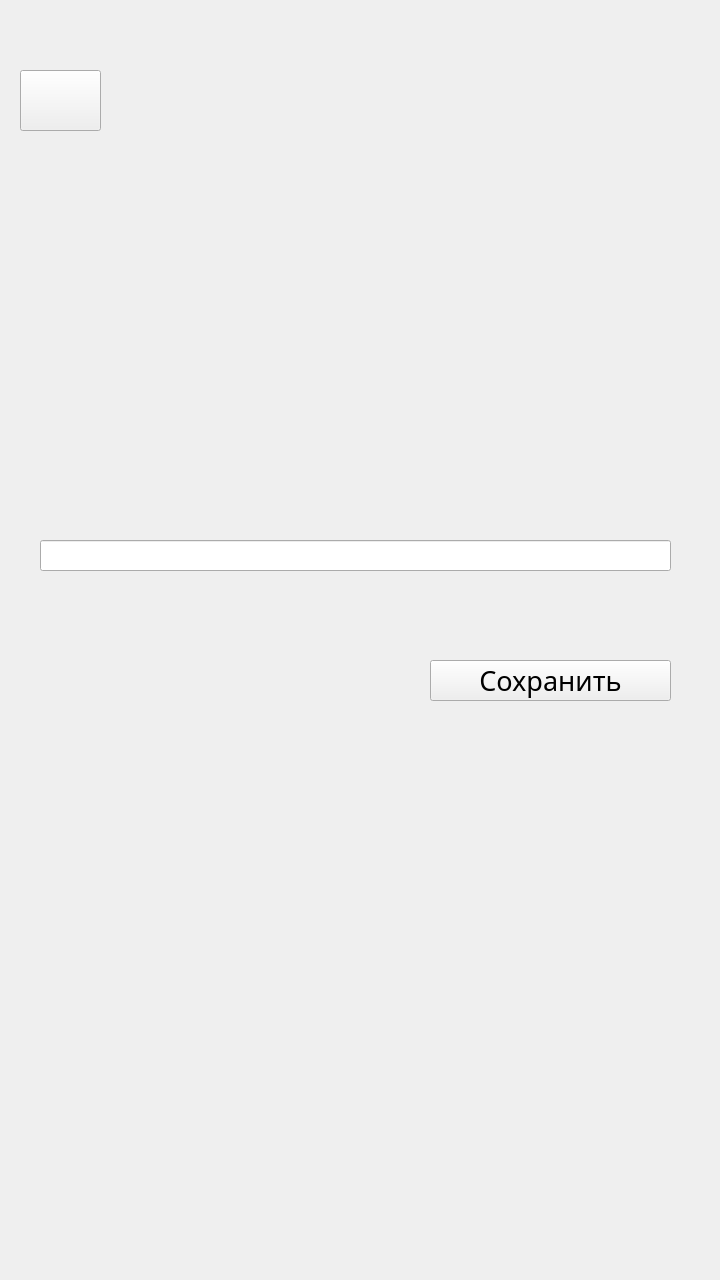
<?xml version="1.0" encoding="UTF-8"?>
<ui version="4.0">
 <class>SettingsWindow</class>
 <widget class="QMainWindow" name="SettingsWindow">
  <property name="geometry">
   <rect>
    <x>0</x>
    <y>0</y>
    <width>720</width>
    <height>1280</height>
   </rect>
  </property>
  <property name="windowTitle">
   <string>MainWindow</string>
  </property>
  <property name="styleSheet">
   <string notr="true">border-image: url(://images/settingswindow.png) 0 0 0 0 stretch stretch;</string>
  </property>
  <widget class="QWidget" name="centralwidget">
   <widget class="QWidget" name="verticalLayoutWidget">
    <property name="geometry">
     <rect>
      <x>20</x>
      <y>70</y>
      <width>81</width>
      <height>61</height>
     </rect>
    </property>
    <layout class="QVBoxLayout" name="verticalLayout">
     <item>
      <widget class="QPushButton" name="pushButton">
       <property name="sizePolicy">
        <sizepolicy hsizetype="Minimum" vsizetype="Preferred">
         <horstretch>0</horstretch>
         <verstretch>0</verstretch>
        </sizepolicy>
       </property>
       <property name="styleSheet">
        <string notr="true">border-image: url(://images/chatwindow_back_button.png) 0 0 0 0 stretch stretch;</string>
       </property>
       <property name="text">
        <string/>
       </property>
      </widget>
     </item>
    </layout>
   </widget>
   <widget class="QWidget" name="verticalLayoutWidget_2">
    <property name="geometry">
     <rect>
      <x>40</x>
      <y>540</y>
      <width>631</width>
      <height>31</height>
     </rect>
    </property>
    <layout class="QVBoxLayout" name="verticalLayout_2">
     <item>
      <widget class="QLineEdit" name="lineEdit">
       <property name="sizePolicy">
        <sizepolicy hsizetype="Expanding" vsizetype="Preferred">
         <horstretch>0</horstretch>
         <verstretch>0</verstretch>
        </sizepolicy>
       </property>
       <property name="font">
        <font>
         <family>Calibri Light</family>
         <pointsize>14</pointsize>
        </font>
       </property>
       <property name="styleSheet">
        <string notr="true">border-image: url(://images/firstwindow_input_field.png) 0 0 0 0 stretch stretch;</string>
       </property>
       <property name="dragEnabled">
        <bool>false</bool>
       </property>
      </widget>
     </item>
    </layout>
   </widget>
   <widget class="QWidget" name="verticalLayoutWidget_3">
    <property name="geometry">
     <rect>
      <x>430</x>
      <y>660</y>
      <width>241</width>
      <height>41</height>
     </rect>
    </property>
    <layout class="QVBoxLayout" name="verticalLayout_3">
     <item>
      <widget class="QPushButton" name="pushButton_2">
       <property name="sizePolicy">
        <sizepolicy hsizetype="Minimum" vsizetype="Preferred">
         <horstretch>0</horstretch>
         <verstretch>0</verstretch>
        </sizepolicy>
       </property>
       <property name="font">
        <font>
         <family>Calibri Light</family>
         <pointsize>20</pointsize>
        </font>
       </property>
       <property name="styleSheet">
        <string notr="true">border-image: url(://images/settingswindow_save_button.png) 0 0 0 0 stretch stretch;</string>
       </property>
       <property name="text">
        <string>Сохранить</string>
       </property>
      </widget>
     </item>
    </layout>
   </widget>
  </widget>
  <widget class="QMenuBar" name="menubar">
   <property name="geometry">
    <rect>
     <x>0</x>
     <y>0</y>
     <width>720</width>
     <height>17</height>
    </rect>
   </property>
  </widget>
 </widget>
 <resources/>
 <connections/>
</ui>
